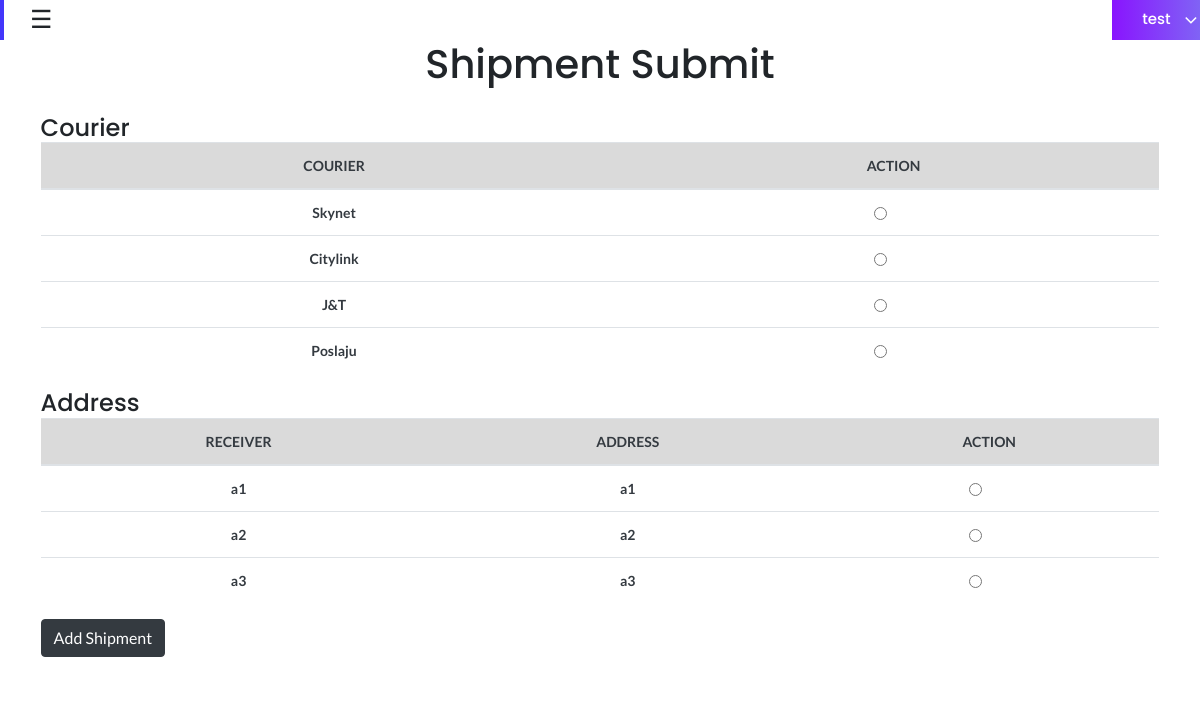
Page /user/submit_shipment.php (signed in) on the committed database.
### tables this page shows
CREATE TABLE `courier` (
  `cid` int(11) NOT NULL,
  `cname` text NOT NULL,
  `date_create` date NOT NULL DEFAULT current_timestamp(),
  `date_update` date NOT NULL
);

CREATE TABLE `address` (
  `aid` int(11) NOT NULL,
  `user_id` int(11) NOT NULL,
  `receiver` text NOT NULL,
  `address` text NOT NULL,
  `date_update` date NOT NULL,
  `date_create` date NOT NULL DEFAULT current_timestamp()
);

### user/submit_shipment.php (the view, shortened to what this page needs)
<?php
include '../conn.php';
$id = $_SESSION['id'];
?>
<!doctype html>
<html lang="en">
<head>
    <link rel="stylesheet" href="../assets/css/sidebar.css">
    <link rel="stylesheet" href="../assets/css/bootstrap.css">
    <link rel="stylesheet" href="../assets/css/bootstrap.min.css">
    <link rel="stylesheet" href="../assets/css/font-awesome.min.css">
    <link rel="stylesheet" href="../assets/css/typography.css">
    <link rel="stylesheet" href="../assets/css/default-css.css">
    <link rel="stylesheet" href="../assets/css/styles.css">
    <link rel="stylesheet" href="../assets/css/responsive.css">
</head>
<body>
<div id="main" >
    <div class="main-content">
        <?php include '../header/page_title.php'?>
        <div>
            <h1 style="text-align:center">Shipment Submit</h1>
            <div class="main-content-inner">
                <div class="row">
                    <div class="col-12">
                        <div class="card">
                            <div class="card-body">
                                <form method="post" action="submit_shipment" style="align-items: center">
                                    <h4 class="header-title">Courier</h4>
                                    <div class="single-table">
                                        <div class="table-responsive">
                                            <table class="table text-dark text-center">
                                                <thead class="text-uppercase">
                                                <tr class="table-active">
                                                    <th scope="col">Courier</th>
                                                    <th scope="col">Action</th>
                                                </tr>
                                                </thead>
                                                <tbody>
                                                <?php
                                                $sql = "SELECT * FROM courier";
                                                $result = $db->query($sql);
                                                if ($result -> num_rows >  0) {
                                                    while ($rows = $result->fetch_assoc())
                                                    {
                                                        ?>
                                                        <tr>
                                                            <th><?php echo $rows['cname'] ?></th>
                                                            <th><input class="form-check-input" type="radio" name="cour" id="cour" value="<?php echo $rows['cid']; ?>"></th>
                                                        </tr>
                                                        <?php
                                                    }
                                                }
                                                ?>
                                                </tbody>
                                            </table>
                                        </div>
                                    </div>
                                    <h4 class="header-title">Address</h4>
                                    <div class="single-table">
                                        <div class="table-responsive">
                                            <table class="table text-dark text-center">
                                                <thead class="text-uppercase">
                                                <tr class="table-active">
                                                    <th scope="col">Receiver</th>
                                                    <th scope="col">Address</th>
                                                    <th scope="col">Action</th>
                                                </tr>
                                                </thead>
                                                <tbody>
                                                <?php
                                                $sql = "SELECT * FROM address where user_id = '$id'";
                                                $result = $db->query($sql);
                                                if ($result -> num_rows >  0) {
                                                    while ($res = $result->fetch_assoc())
                                                    {
                                                        ?>
                                                        <tr>
                                                            <th><?php echo $res['receiver'] ?></th>
                                                            <th><?php echo $res['address'] ?></th>
                                                            <th><input class="form-check-input" type="radio" name="addres" id="addres" value="<?php echo $res['aid'];?>"></th>
                                                        </tr>
                                                        <?php
                                                    }
                                                }
                                                ?>
                                                </tbody>
                                            </table>
                                        </div>
                                    </div>
                                    <button type="submit" class="btn btn-dark" name="submit">Add Shipment</button>
                                </form>
                                </div>
                            </div>
                        </div>
                </div>
            </div>
        </div>
    </div>
</div>
</body>
</html>

### assets/css/sidebar.css (style rules this page uses)
#main { transition: margin-left .5s; }

### assets/css/styles.css (style rules this page uses)
.card { border: none; border-radius: 4px; -webkit-transition: all 0.3s ease 0s; transition: all 0.3s ease 0s; }
.card-body { padding: 25.6px; padding: 1.6rem; }
.main-content { width: 100%; }
.main-content-inner { padding: 20px 30px ; }
form { width: 100%; }

### assets/css/responsive.css (style rules this page uses)
@media (min-width: 1200px) and (max-width: 1364px) { .main-content-inner { padding: 0 15px 50px; } }

### rows in the picture
courier: cname "Skynet"
courier: cname "Citylink"
courier: cname "J&T"
courier: cname "Poslaju"
address: receiver "a1", address "a1"
address: receiver "a2", address "a2"
address: receiver "a3", address "a3"

### other values in the picture
$_SESSION['username'] "test"
